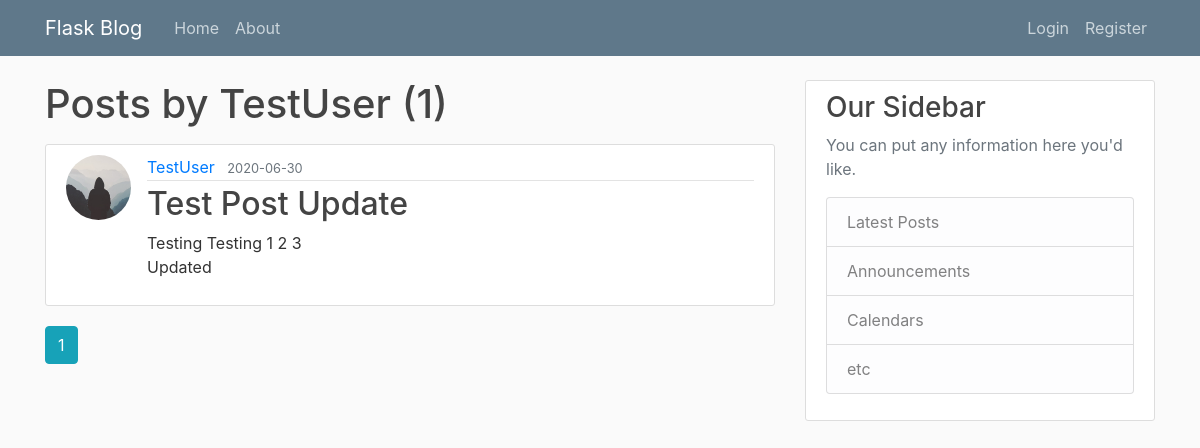
Page /user/TestUser on the earlier database version.
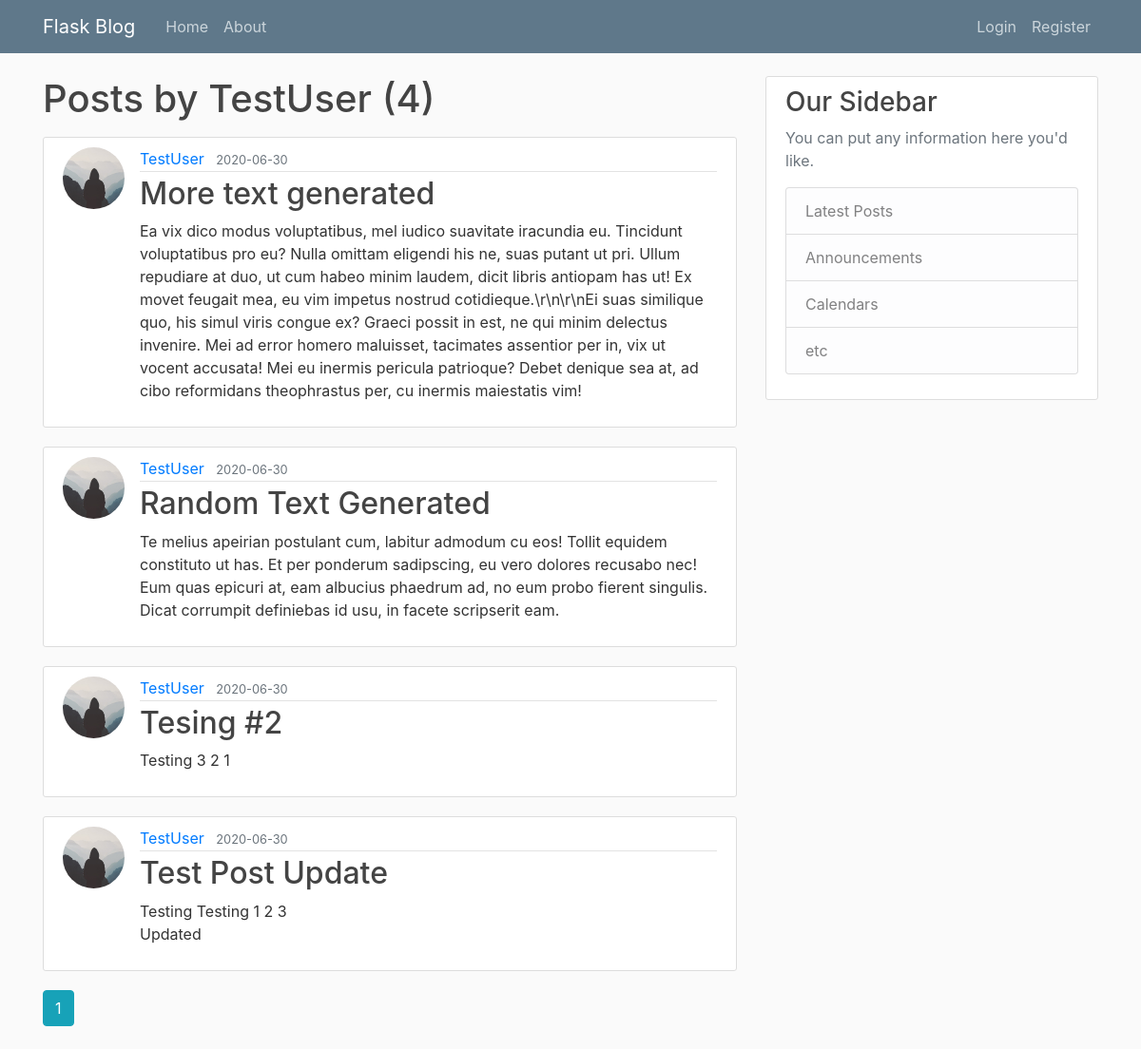
Same page on the later database version.
### flaskblog/models.py (models this page shows, shortened)
class User(db.Model, UserMixin):
    id = db.Column(db.Integer, primary_key=True)
    username = db.Column(db.String(20), unique=True, nullable=False)
    email = db.Column(db.String(120), unique=True, nullable=False)
    image_file = db.Column(db.String(20), nullable=False, default='default.jpg')
    password = db.Column(db.String(60), nullable=False)
    posts = db.relationship('Post', backref='author', lazy=True)

class Post(db.Model):
    id = db.Column(db.Integer, primary_key=True)
    title = db.Column(db.String(100), nullable=False)
    date_posted = db.Column(db.DateTime, nullable=False, default=datetime.utcnow)
    content = db.Column(db.Text, nullable=False)
    user_id = db.Column(db.Integer, db.ForeignKey('user.id'), nullable=False)

### flaskblog/routes.py (the view)
@app.route("/user/<string:username>")
def user_posts(username):
    page = request.args.get('page', default=1, type=int)
    user = User.query.filter_by(username=username).first_or_404()
    posts = Post.query.filter_by(author=user)\
        .order_by(Post.date_posted.desc())\
        .paginate(page=page, per_page=5)
    return render_template('user_posts.html', posts=posts, user=user)

### flaskblog/templates/user_posts.html
{% extends "layout.html" %}
{% block content %}
    <h1 class="mb-3">Posts by {{ user.username }} ({{ posts.total }})</h1>
    {% for post in posts.items %}
        <article class="media content-section">
          <img class="rounded-circle article-img" src="{{ url_for('static', filename='profile_pics/' + post.author.image_file) }}">
          <div class="media-body">
            <div class="article-metadata">
              <a class="mr-2" href="{{ url_for('user_posts', username=post.author.username) }}">{{ post.author.username }}</a>
              <small class="text-muted">{{ post.date_posted.strftime('%Y-%m-%d') }}</small>
            </div>
            <h2><a class="article-title" href="{{ url_for('post', post_id=post.id) }}">{{ post.title }}</a></h2>
            <p class="article-content">{{ post.content }}</p>
          </div>
        </article>
    {% endfor %}
    {% for page_num in posts.iter_pages(left_edge=1, right_edge=1, left_current=1, right_current=2) %}
      {% if page_num %}
        {% if posts.page == page_num %}
          <a class="btn btn-info mb-4" href="{{ url_for('user_posts', username=user.username, page=page_num) }}">{{ page_num }}</a>
        {% else %}
          <a class="btn btn-outline-info mb-4" href="{{ url_for('user_posts', username=user.username, page=page_num) }}">{{ page_num }}</a>
        {% endif %}
      {% else %}
        ...
      {% endif %}
    {% endfor %}
{% endblock content %}

### flaskblog/templates/layout.html (shortened to what this page needs)
<!DOCTYPE html>
<html>
<head>
    <link rel="stylesheet" href="https://maxcdn.bootstrapcdn.com/bootstrap/4.0.0/css/bootstrap.min.css">
    <link rel="stylesheet" type="text/css" href="{{ url_for('static', filename='main.css') }}">
</head>
<body>
    <header class="site-header">
      <nav class="navbar navbar-expand-md navbar-dark bg-steel fixed-top">
        <div class="container">
          <a class="navbar-brand mr-4" href="/">Flask Blog</a>
          <div class="collapse navbar-collapse" id="navbarToggle">
            <div class="navbar-nav mr-auto">
              <a class="nav-item nav-link" href="{{ url_for('home') }}">Home</a>
              <a class="nav-item nav-link" href="{{ url_for('about') }}">About</a>
            </div>
            <div class="navbar-nav">
              {% if current_user.is_authenticated %}
                <a class="nav-item nav-link" href="{{ url_for('new_post') }}">New Post</a>
                <a class="nav-item nav-link" href="{{ url_for('account') }}">Account</a>
                <a class="nav-item nav-link" href="{{ url_for('logout') }}">Logout</a>
              {% else %}
                <a class="nav-item nav-link" href="{{ url_for('login') }}">Login</a>
                <a class="nav-item nav-link" href="{{ url_for('register') }}">Register</a>
              {% endif %}
            </div>
          </div>
        </div>
      </nav>
    </header>
    <main role="main" class="container">
      <div class="row">
        <div class="col-md-8">
          {% block content %}{% endblock %}
        </div>
        <div class="col-md-4">
          <div class="content-section">
            <h3>Our Sidebar</h3>
            <p class='text-muted'>You can put any information here you'd like.
              <ul class="list-group">
                <li class="list-group-item list-group-item-light">Latest Posts</li>
                <li class="list-group-item list-group-item-light">Announcements</li>
                <li class="list-group-item list-group-item-light">Calendars</li>
                <li class="list-group-item list-group-item-light">etc</li>
              </ul>
            </p>
          </div>
        </div>
      </div>
    </main>
</body>
</html>

### flaskblog/static/main.css (style rules this page uses)
body { background: #fafafa; color: #333333; margin-top: 5rem; }
h1, h2, h3, h4, h5, h6 { color: #444444; }
.bg-steel { background-color: #5f788a; }
.site-header .navbar-nav .nav-link { color: #cbd5db; }
.content-section { background: #ffffff; padding: 10px 20px; border: 1px solid #dddddd; border-radius: 3px; margin-bottom: 20px; }
.article-title { color: #444444; }
.article-content { white-space: pre-line; }
.article-img { height: 65px; width: 65px; margin-right: 16px; }
.article-metadata { padding-bottom: 1px; margin-bottom: 4px; border-bottom: 1px solid #e3e3e3 }

Differences in the rows shown:
added Post: image_file (placeholder picture), author.username "TestUser", date_posted "2020-06-30", title "More text generated", content "Ea vix dico modus voluptatibus, mel iudico suavitate iracundia eu. Tincidunt voluptatibus pro eu? Nulla omittam eligendi his ne, suas putant ut pri. Ullum repudiare at duo, ut cum habeo minim laudem, dicit libris antiopam has ut! Ex movet feugait mea, eu vim impetus nostrud cotidieque.\\r\\n\\r\\nEi suas similique quo, his simul viris congue ex? Graeci possit in est, ne qui minim delectus invenire. Mei ad error homero maluisset, tacimates assentior per in, vix ut vocent accusata! Mei eu inermis pericula patrioque? Debet denique sea at, ad cibo reformidans theophrastus per, cu inermis maiestatis vim!"
added Post: image_file (placeholder picture), author.username "TestUser", date_posted "2020-06-30", title "Random Text Generated", content "Te melius apeirian postulant cum, labitur admodum cu eos! Tollit equidem constituto ut has. Et per ponderum sadipscing, eu vero dolores recusabo nec! Eum quas epicuri at, eam albucius phaedrum ad, no eum probo fierent singulis. Dicat corrumpit definiebas id usu, in facete scripserit eam."
added Post: image_file (placeholder picture), author.username "TestUser", date_posted "2020-06-30", title "Tesing #2", content "Testing 3 2 1"
Other differences:
{{ posts.total }}: "1" → "4"
